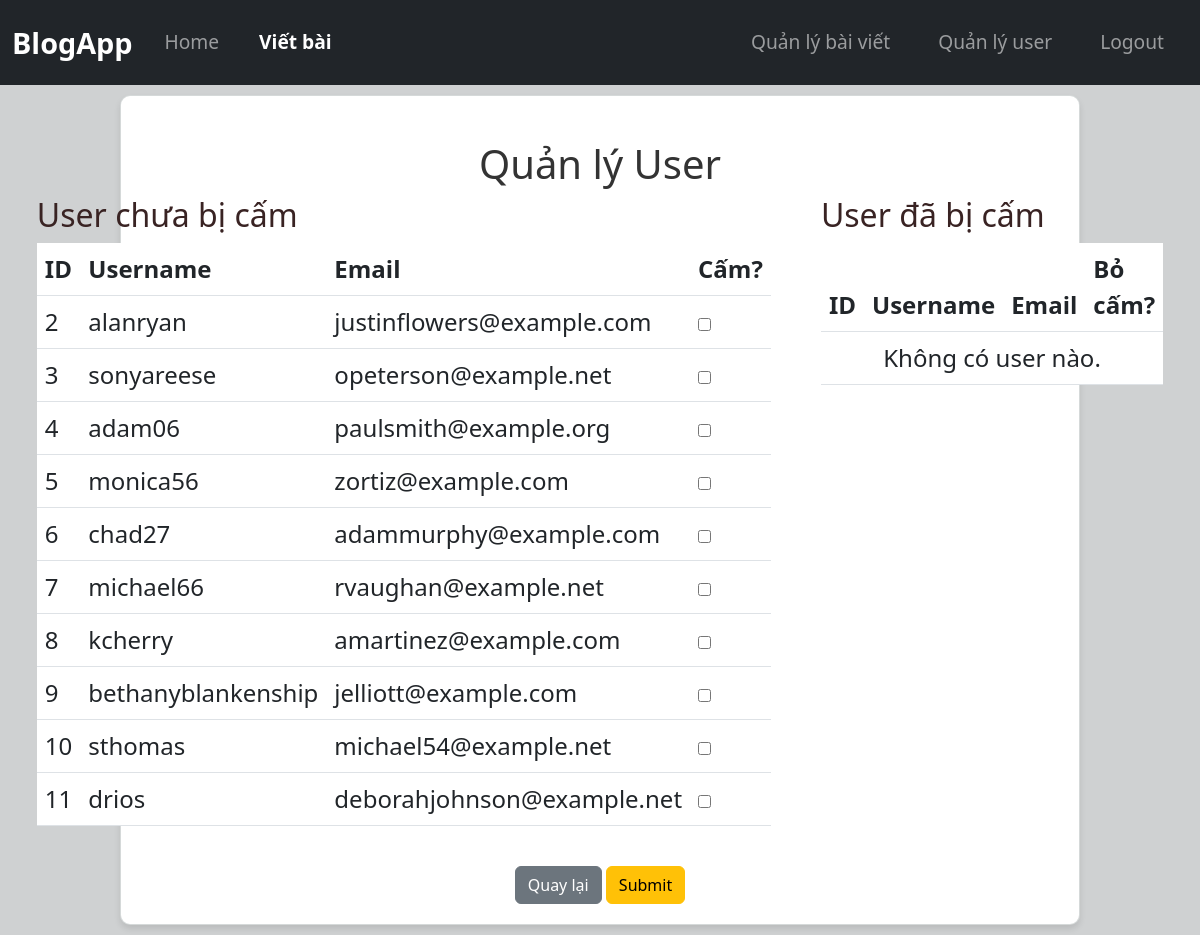
Page /admin/users (signed in) on the committed database.
### tables this page shows
CREATE TABLE users (
            id INTEGER PRIMARY KEY AUTOINCREMENT,
            username TEXT UNIQUE NOT NULL,
            email TEXT UNIQUE NOT NULL,
            password TEXT NOT NULL,
            is_admin INTEGER DEFAULT 0,
            is_ban INTEGER DEFAULT 0
        );

### app/routes_account.py (the view)
@user_bp.route("/admin/users",methods = ["POST","GET"])
@login_required
def admin_users():
    if not current_user.is_authenticated or not current_user.is_admin:
        flash("Bạn không có quyền truy cập!", "danger")
        return redirect(url_for("post_bp.home"))
    db = get_db()
    users_is_not_ban = db.execute("SELECT id, username, email FROM users WHERE is_admin = 0 and is_ban = 0").fetchall()
    users_is_ban = db.execute("SELECT id, username, email FROM users WHERE is_admin = 0 and is_ban = 1").fetchall()
    for i in users_is_ban:
        print(dict(i))
    return render_template("admin_users.html", users_is_not_ban = users_is_not_ban,users_is_ban = users_is_ban)

### app/__init__.py (called while the page is built)
def create_app():
    app = Flask(__name__)
    app.config["SECRET_KEY"] = "dev"
    app.teardown_appcontext(close_db)
    login_manager = LoginManager()
    login_manager.init_app(app)
    @login_manager.user_loader
    def load_user(user_id):
        user =  get_user_by_id(user_id)
        return User(user['id'],user['username'],user['email'],user['is_admin'],user['is_ban'])
    from app.routes_account import user_bp
    from app.routes_post import post_bp
    app.register_blueprint(post_bp)
    app.register_blueprint(user_bp)
    return app

### app/db.py (called while the page is built)
def get_db():
    if "db" not in g:
        g.db = sqlite3.connect(DATABASE)
        g.db.row_factory = sqlite3.Row  # Trả về dict thay vì tuple
    return g.db

def get_user_by_id(id):
    db = get_db()
    user = db.execute("SELECT * FROM users WHERE id = ?", (id,)).fetchone()
    return dict(user) if user != None else None

### app/templates/admin_users.html (shortened to what this page needs)
{% extends "base.html" %}
{% block content %}
    <div class="container" style="align-items: center;">
        <h1 style="text-align: center;">Quản lý User</h1>
        <form action="{{url_for('user_bp.toggle_ban')}}" method="POST">
            <div class="container_ad_usr">
                <div class="ql_usr_left">
                    <h2>User chưa bị cấm</h2>
                    <table class="table">
                        <thead>
                            <tr>
                                <th>ID</th>
                                <th>Username</th>
                                <th>Email</th>
                                <th>Cấm?</th>
                            </tr>
                        </thead>
                        <tbody>
                            {% for user in users_is_not_ban %}
                            <tr>
                                <td name = "user_id" >{{ user.id }}</td>
                                <td>{{ user.username }}</td>
                                <td>{{ user.email }}</td>
                                <td>
                                    <input type="checkbox" name = "ban_user" class="toggle-ban" value="{{ user.id }}">
                                </td>
                            {% else %}
                            <tr>
                                <td colspan="4" class="text-center">Không có user nào.</td>
                            </tr>
                            {% endfor %}
                        </tbody>
                    </table>
                </div>
                <div class = "ql_usr_right">
                    <h2>User đã bị cấm</h2>
                    <table class="table">
                        <thead>
                            <tr>
                                <th>ID</th>
                                <th>Username</th>
                                <th>Email</th>
                                <th>Bỏ cấm?</th>
                            </tr>
                        </thead>
                        <tbody>
                            {% for user in users_is_ban %}
                            <tr>
                                <td>{{ user.id }}</td>
                                <td>{{ user.username }}</td>
                                <td>{{ user.email }}</td>
                                <td>
                                    <input type="checkbox" name = "un_ban_user" class="toggle-ban" value="{{ user.id }}">
                                </td>
                            {% else %}
                            <tr>
                                <td colspan="4" class="text-center">Không có user nào.</td>
                            </tr>
                            {% endfor %}
                        </tbody>
                    </table>
                </div>
            </div>
            <div class="text-center mt-4">
                <a href="{{ url_for('post_bp.home') }}" class="btn btn-secondary" style="justify-content:center;align-items: center;">Quay lại</a>
                <button type="submit" class="btn btn-warning">
                    Submit
                </button>
        </div>
        </form>
{% endblock %}

### app/static/css/style.css (style rules this page uses)
body { background-color: #cfd1d2; color: #333333; }
.container { max-width: 1200px; }
.container_ad_usr { flex: 1; display: flex; gap : 50px; align-items: stretch; justify-content: center; font-size: 24px; color: rgb(57, 35, 35); }

### rows in the picture
users: id "2", username "alanryan", email "justinflowers@example.com"
users: id "3", username "sonyareese", email "opeterson@example.net"
users: id "4", username "adam06", email "paulsmith@example.org"
users: id "5", username "monica56", email "zortiz@example.com"
users: id "6", username "chad27", email "adammurphy@example.com"
users: id "7", username "michael66", email "rvaughan@example.net"
users: id "8", username "kcherry", email "amartinez@example.com"
users: id "9", username "bethanyblankenship", email "jelliott@example.com"
users: id "10", username "sthomas", email "michael54@example.net"
users: id "11", username "drios", email "deborahjohnson@example.net"
